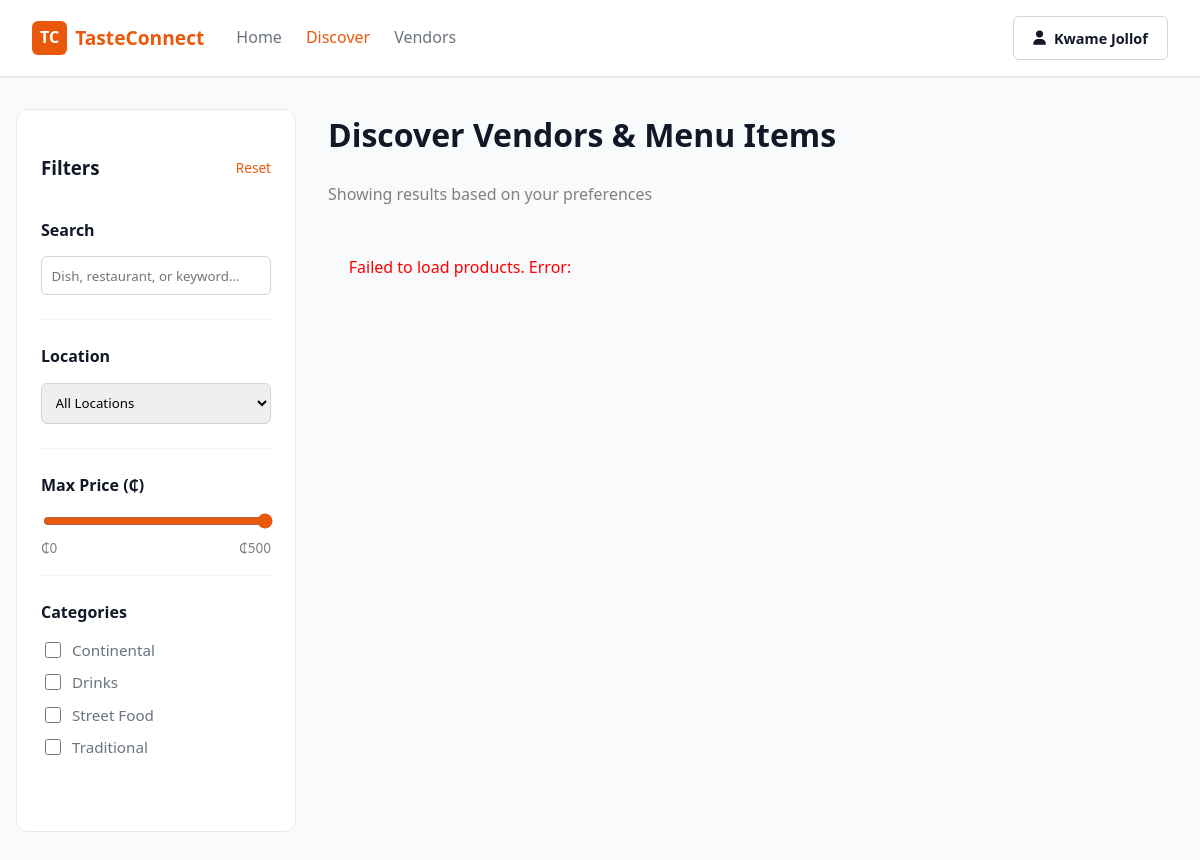
Screenshot of /views/all_products.php (signed in) with the database file from the repository.
### tables this page shows
CREATE TABLE `categories` (
  `cat_id` int NOT NULL,
  `cat_name` varchar(100) NOT NULL,
  `cat_type` enum('Food Service','Booking') NOT NULL DEFAULT 'Food Service',
  `created_by` int NOT NULL,
  `parent_cat_id` int DEFAULT NULL
);

### views/all_products.php (the view, shortened to what this page needs)
<?php
require_once "../settings/db_cred.php";
$catSql = "SELECT * FROM categories ORDER BY cat_name ASC";
$catResult = $conn->query($catSql);
$categories = $catResult->fetch_all(MYSQLI_ASSOC);
?>
<!DOCTYPE html>
<html lang="en">
<head>
    <link href="https://cdnjs.cloudflare.com/ajax/libs/font-awesome/6.0.0/css/all.min.css" rel="stylesheet">
</head>
<body>
<nav class="navbar">
    <div class="nav-left">
      <a href="../index.php" class="logo"><span>TC</span> TasteConnect</a>
      <div class="nav-links">
        <a href="../index.php">Home</a>
        <a href="all_products.php" style="color:var(--primary-orange);">Discover</a>
        <a href="#">Vendors</a>
      </div>
    </div>
    <div class="nav-right">
      <?php if (!isset($_SESSION['customer_id'])): ?>
        <a href="../login/login.php" class="btn btn-outline">Login</a>
        <a href="../login/register.php" class="btn btn-primary">Register</a>
      <?php else: ?>
        <a href="#" class="btn btn-outline"><i class="fas fa-user"></i> <?= htmlspecialchars($_SESSION['customer_name']); ?></a>
      <?php endif; ?>
    </div>
</nav>
<div class="discover-layout">
    <aside class="filters-sidebar">
        <div style="display:flex; justify-content:space-between; align-items:center; margin-bottom:1rem;">
            <h3>Filters</h3>
            <a href="#" id="reset-filters" style="font-size:0.85rem; color:var(--primary-orange);">Reset</a>
        </div>
        <div class="filter-group">
            <label class="filter-label">Search</label>
            <input type="text" id="searchInput" class="filter-input" placeholder="Dish, restaurant, or keyword...">
        </div>
        <div class="filter-group">
            <label class="filter-label">Location</label>
            <select id="locationFilter" class="filter-input">
                <option value="">All Locations</option>
            </select>
        </div>
        <div class="filter-group">
            <label class="filter-label">Max Price (₵)</label>
            <input type="range" id="priceRange" min="1" max="500" value="500" style="width:100%; accent-color:var(--primary-orange);">
            <div style="display:flex; justify-content:space-between; font-size:0.85rem; color:gray;">
                <span>₵0</span>
                <span id="priceValue">₵500</span>
            </div>
        </div>
        <div class="filter-group">
            <label class="filter-label">Categories</label>
            <div style="max-height: 200px; overflow-y: auto;">
                <?php foreach ($categories as $cat): ?>
                <label class="checkbox-item">
                    <input type="checkbox" class="cat-checkbox" value="<?= $cat['cat_id'] ?>">
                    <?= htmlspecialchars($cat['cat_name']) ?>
                </label>
                <?php endforeach; ?>
            </div>
        </div>
    </aside>
    <main>
        <h1 style="margin-top:0;">Discover Vendors & Menu Items</h1>
        <p style="color:gray; margin-bottom:2rem;">Showing results based on your preferences</p>
        <div id="products-container" class="product-grid">
        </div>
    </main>
</div>
</body>
</html>

### views/all_products.php (style rules this page uses)
:root { --primary-orange: #ea580c; --primary-hover: #c2410c; --dark-text: #111827; --gray-text: #6b7280; --light-bg: #f9fafb; --white: #ffffff; --border-color: #e5e7eb; --font-main: 'Segoe UI', Tahoma, Geneva, Verdana, sans-serif; --shadow-sm: 0 1px 2px 0 rgba(0, 0, 0, 0.05); --shadow-md: 0 4px 6px -1px rgba(0, 0, 0, 0.1); }
* { box-sizing: border-box; }
body { font-family: var(--font-main); background-color: var(--light-bg); color: var(--dark-text); margin: 0; padding: 0; line-height: 1.6; }
a { text-decoration: none; color: inherit; }
.btn { display: inline-flex; align-items: center; justify-content: center; padding: 0.6rem 1.2rem; border-radius: 6px; font-weight: 600; font-size: 0.9rem; cursor: pointer; border: none; transition: all 0.2s ease; gap: 0.5rem; }
.btn-outline { border: 1px solid #d1d5db; background: var(--white); color: var(--dark-text); }
.navbar { background: var(--white); padding: 1rem 2rem; display: flex; justify-content: space-between; align-items: center; border-bottom: 1px solid var(--border-color); position: sticky; top: 0; z-index: 1000; box-shadow: var(--shadow-sm); }
.nav-left { display: flex; align-items: center; gap: 2rem; }
.logo { display: flex; align-items: center; font-weight: bold; font-size: 1.2rem; color: var(--primary-orange); }
.logo span { background: var(--primary-orange); color: white; padding: 4px 8px; border-radius: 6px; margin-right: 8px; font-size: 1rem; }
.nav-links { display: flex; gap: 1.5rem; }
.nav-links a { color: var(--gray-text); font-weight: 500; transition: color 0.2s; }
.nav-right { display: flex; align-items: center; gap: 1rem; }
.discover-layout { display: grid; grid-template-columns: 280px 1fr; gap: 2rem; margin: 2rem auto; max-width: 1200px; padding: 0 1rem; align-items: start; }
.filters-sidebar { background: white; padding: 1.5rem; border-radius: 12px; border: 1px solid #e5e7eb; position: sticky; top: 100px; }
.filter-group { margin-bottom: 1.5rem; border-bottom: 1px solid #f3f4f6; padding-bottom: 1rem; }
.filter-group:last-child { border-bottom: none; }
.filter-label { font-weight: 600; margin-bottom: 0.8rem; display: block; color: var(--dark-text); }
.filter-input { width: 100%; padding: 0.6rem; border: 1px solid #d1d5db; border-radius: 6px; margin-bottom: 0.5rem; font-family: inherit; }
.checkbox-item { display: flex; align-items: center; gap: 0.5rem; margin-bottom: 0.5rem; color: var(--gray-text); cursor: pointer; font-size: 0.95rem; }
.checkbox-item input { accent-color: var(--primary-orange); width: 16px; height: 16px; }
.product-grid { display: grid; grid-template-columns: repeat(auto-fill, minmax(260px, 1fr)); gap: 2rem; }

### rows the page displays
categories: cat_name "Continental"
categories: cat_name "Drinks"
categories: cat_name "Street Food"
categories: cat_name "Traditional"

### other values shown
$_SESSION['customer_name'] "Kwame Jollof"
